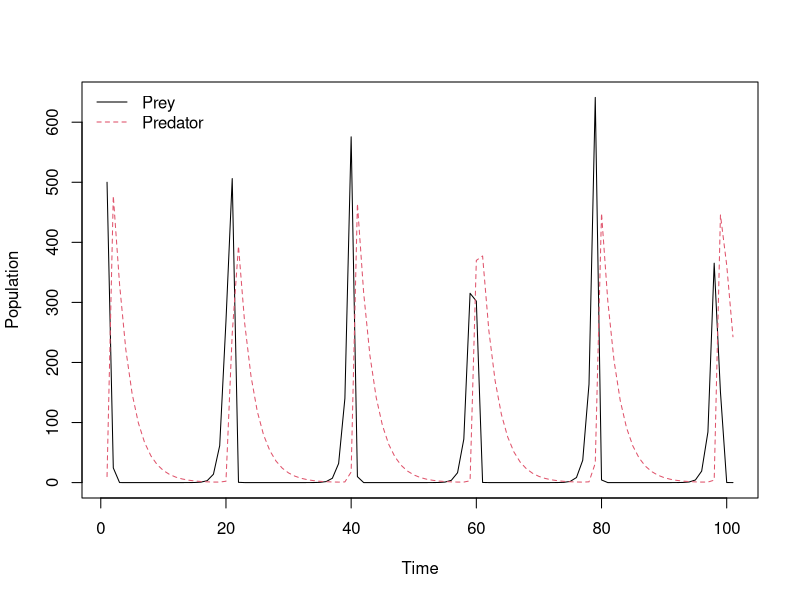

Recreate this plot in R.
# Load dependencies
library(deSolve)

lotVpredPrey <- function(time, initState, params){
  # Function for ordinary differential equations (ODE)
  lotVPPeqs <-function(time, initState, params){
    with(as.list(c(initState, params)),{

      # Lotka-Volterra predator-prey model
      dx <- (alpha * prey) - (beta * prey * predator)
      dy <- (gamma * prey * predator) - (delta * predator)

      # alpha = the growth rate of prey
      # beta = the rate at which predators kill prey
      # delta = the death rate of predators
      # gamma = the rate at which predators increase by consuming prey

      list(c(dx, dy))
    })
  }

  # deSolve method to solve initial value problems (IVP)
  output <- ode(y=initState, times=time, func=lotVPPeqs, parms=params)
  # Plot matrix
  matplot(output[,-1], type="l", xlab="Time", ylab="Population")
  legend("topleft", c("Prey", "Predator"), lty=c(1, 2), col=c(1, 2),
         bty="n")
}

# Test-values
params <- c(alpha=1.5, beta=0.02, delta=0.4, gamma=0.01)
initState <- c(prey=500, predator=10)
time <- seq(0, 100, by=1)

# Function-call
lotVpredPrey(time, initState, params)
